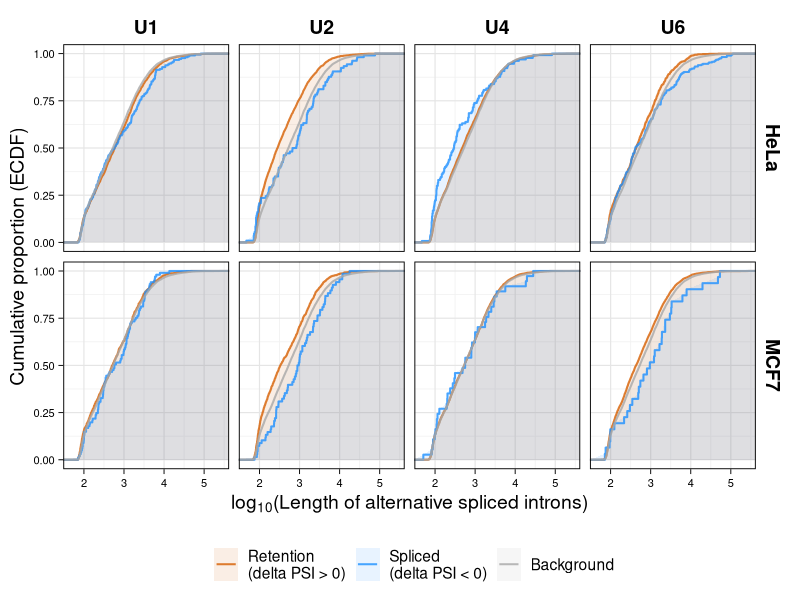
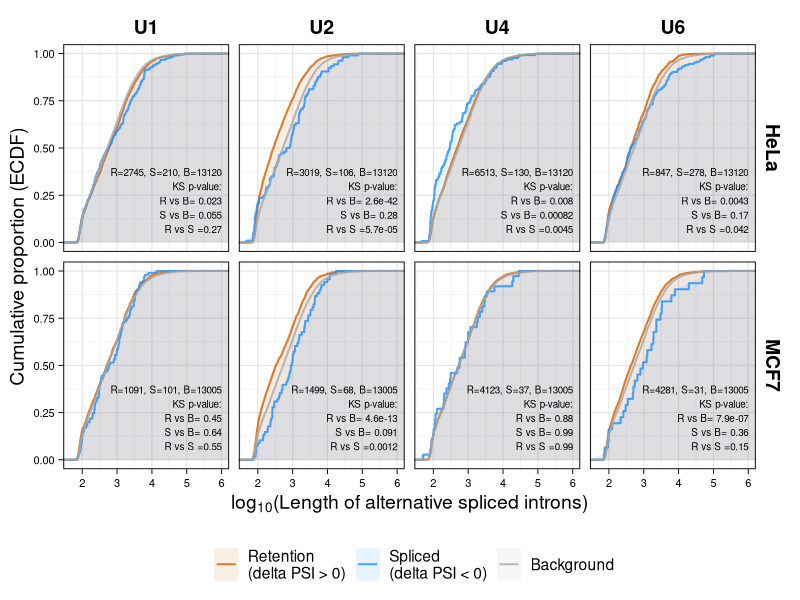
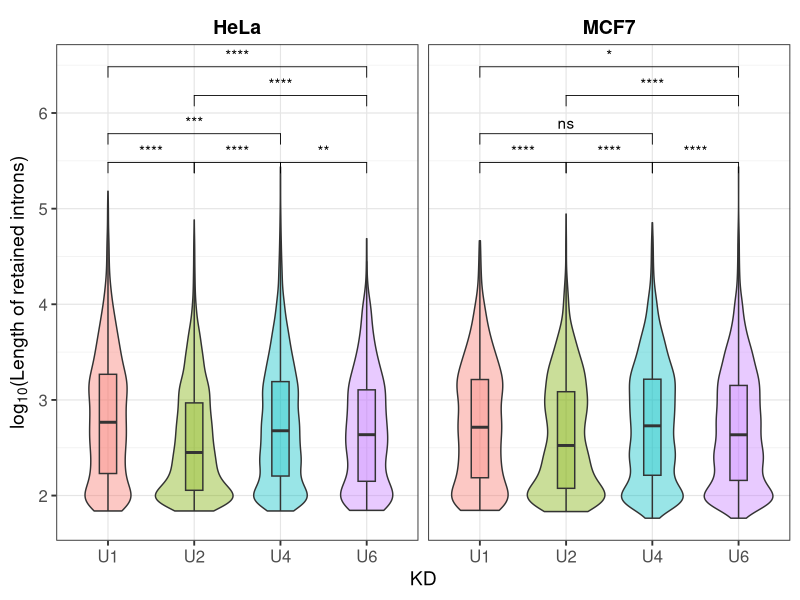
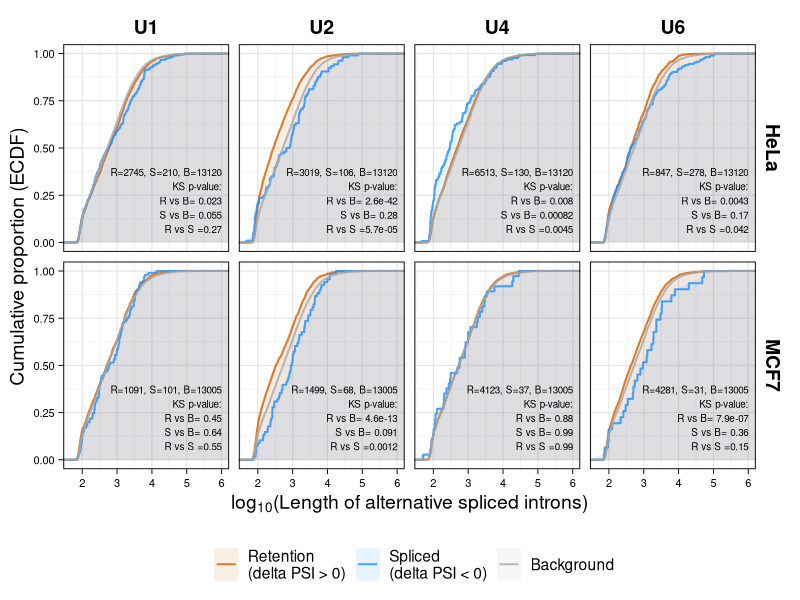
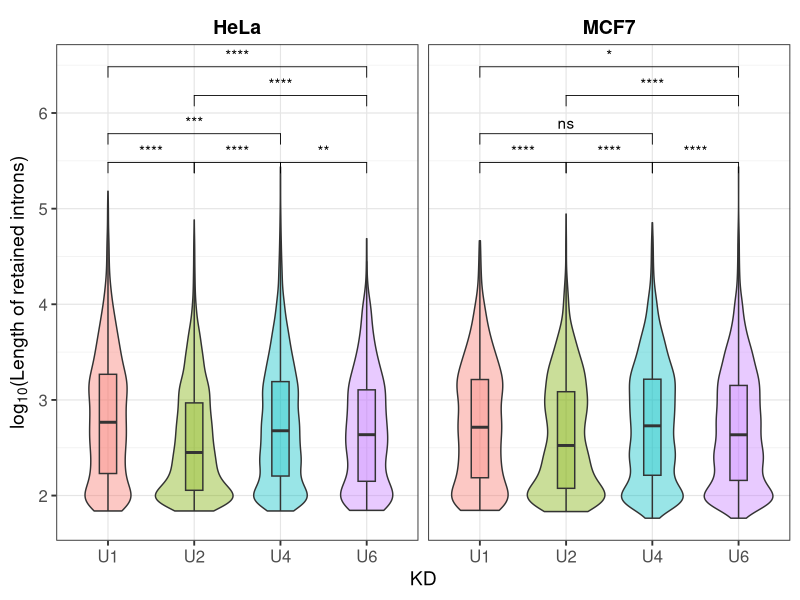

Write the R code that produced these figures, in order.
library(readxl)
library(dplyr)
library(tidyr)
library(stringr)
library(ggplot2)
library(ggpubr)

#### reference: Dvinge, Heidi et al. ####  
#### “RNA components of the spliceosome regulate tissue- and cancer-specific alternative splicing.” 
#### Genome research vol. 29,10 (2019): 1591-1604. doi:10.1101/gr.246678.118
### excel: Supplemental_Table_S1.xlsx
# Delta PSI values compared to scrambled control oligo for snRNA knockdown within each cell line.
# "-": Splicing events that were either not detected or not statistically significant.
#### they aligned RNA-seq with hg19 ####
#### import excel ####
alternative_events <- read_excel("Supplemental_Table_S1.xlsx",skip = 3) 

muf7_alt <- alternative_events %>%
  dplyr::select(splicing_category, gene_ID, gene_HGNC, event_location,
                starts_with("MCF7")) %>%
  distinct()

hela_alt <- alternative_events %>%
  dplyr::select(splicing_category, gene_ID, gene_HGNC, event_location,
                starts_with("HeLa")) %>%
  distinct()
#### focus on Retained intron
muf7_RI <- muf7_alt %>%
  filter(splicing_category=="Retained intron") %>% 
  distinct() %>%
  separate(col = "event_location",
           into = c("chr","start","end","strand"),
           sep = ":",remove = FALSE
  ) %>%
  mutate(start = as.numeric(start),
         end = as.numeric(end),
         intron_length = end-start+1,
         intron_group = case_when(
           intron_length <= 100 ~ "<=100",
           intron_length > 100 ~ ">100"),
         cell_type = "MCF7"
  )

muf7_df_long <- muf7_RI %>%
  pivot_longer(
    cols = c(MCF7.U1, MCF7.U2, MCF7.U4, MCF7.U6),
    names_to = "KD",
    values_to = "delta_PSI"
  ) %>%
  mutate(
    KD = str_remove(KD, "^MCF7\\."),
    delta_PSI = na_if(delta_PSI, "-"),
    delta_PSI = as.numeric(delta_PSI),  
    intron_group = factor(intron_group,
                          levels = c("<=100",">100"))
  )

hela_RI <- hela_alt %>%
  filter(splicing_category=="Retained intron") %>% 
  distinct() %>%
  separate(col = "event_location",
           into = c("chr","start","end","strand"),
           sep = ":",remove = FALSE
  ) %>%
  mutate(start = as.numeric(start),
         end = as.numeric(end),
         intron_length = end-start+1,
         intron_group = case_when(
           intron_length <= 100 ~ "<=100",
           intron_length > 100 ~ ">100"),
         cell_type = "HeLa"
  )

hela_df_long <- hela_RI %>%
  pivot_longer(
    cols = c(HeLa.U1, HeLa.U2, HeLa.U4, HeLa.U6),
    names_to = "KD",
    values_to = "delta_PSI"
  ) %>%
  mutate(
    KD = str_remove(KD, "^HeLa\\."),
    delta_PSI = na_if(delta_PSI, "-"),
    delta_PSI = as.numeric(delta_PSI),  
    intron_group = factor(intron_group,
                          levels = c("<=100",">100"))
  )
all_df <- bind_rows(hela_df_long,
                    muf7_df_long)
#### ECDF plot vs intron size ####
df_marked <- all_df %>%
  group_by(KD,cell_type) %>%
  mutate(
    retention = delta_PSI > 0,
    spliced = delta_PSI < 0
  ) %>%
  ungroup()
df_bg <- df_marked %>%
  mutate(group = "Background")
df_retention<- df_marked %>%
  filter(retention) %>%
  mutate(group = "Retention\n(delta PSI > 0)") 
df_spliced <- df_marked %>%
  filter(spliced) %>%
  mutate(group = "Spliced\n(delta PSI < 0)")

df_ecdf <- bind_rows(df_bg, 
                     df_retention,
                     df_spliced) %>%
  mutate(group = factor(group,
                        levels = c("Retention\n(delta PSI > 0)",
                                   "Spliced\n(delta PSI < 0)" ,
                                   "Background"
                        )))

ecdf_plot_len_splicing <- df_ecdf %>%
  filter(intron_length >= 30) %>%
  ggplot(aes(x = log10(intron_length), color = group)) +
  stat_ecdf(
    aes(fill = group),
    geom = "area",
    alpha = 0.1,
    linewidth = 0
  ) +
  stat_ecdf(
    linewidth = 0.7,
    alpha = 0.8
  ) +
  facet_grid(cell_type ~ KD) +
  theme_linedraw(base_size = 14) +
  labs(
    x = expression(log[10]*"(Length of alternative spliced introns)"),
    y = "Cumulative proportion (ECDF)",
    color = "",
    fill = ""
  ) +
  
  ## Publication-ready colors (Nature-friendly)
  scale_color_manual(
    values = c(
      "Retention\n(delta PSI > 0)" = "#D55E00",
      "Spliced\n(delta PSI < 0)"   = "#1E90FF",
      "Background" = "grey66"
    )
  ) +
  scale_fill_manual(
    values = c(
      "Retention\n(delta PSI > 0)" = "#D55E00",
      "Spliced\n(delta PSI < 0)"   = "#1E90FF",
      "Background" = "grey66"
    )
  ) +
  
  theme(
    legend.position = "bottom",
    #legend.text = element_text(size = 10),
    panel.grid.major = element_line(color = "grey90", linewidth = 0.4),
    panel.grid.minor = element_line(color = "grey95", linewidth = 0.3),
    strip.background = element_blank(),
    strip.text = element_text(size = 14, color = "black", face = "bold"),
    axis.text.x = element_text(size = 8),
    axis.text.y = element_text(size = 8)
  )

ecdf_plot_len_splicing



### ks ###
library(purrr)
library(broom)

ks_results <- df_ecdf %>%
  filter(intron_length >= 30) %>%
  group_by(cell_type, KD) %>%  
  summarise(
    # sample size
    n_ret = sum(group == "Retention\n(delta PSI > 0)"),
    n_spl = sum(group == "Spliced\n(delta PSI < 0)"),
    n_bg  = sum(group == "Background"),
    
    # KS tests
    ks_ret_bg = list(ks.test(
      intron_length[group == "Retention\n(delta PSI > 0)"],
      intron_length[group == "Background"]
    )),
    ks_spl_bg = list(ks.test(
      intron_length[group == "Spliced\n(delta PSI < 0)"],
      intron_length[group == "Background"]
    )),
    ks_res_spl = list(ks.test(
      intron_length[group == "Retention\n(delta PSI > 0)"],
      intron_length[group == "Spliced\n(delta PSI < 0)"]
    )),
    .groups = "drop"
  ) %>%
  mutate(
    # p-values
    p_ret_bg = map_dbl(ks_ret_bg, ~ .x$p.value),
    p_spl_bg = map_dbl(ks_spl_bg, ~ .x$p.value),
    p_ret_spl = map_dbl(ks_res_spl, ~ .x$p.value),
    
    # KS D statistics
    D_ret_bg = map_dbl(ks_ret_bg, ~ .x$statistic),
    D_spl_bg = map_dbl(ks_spl_bg, ~ .x$statistic),
    D_ret_spl = map_dbl(ks_res_spl, ~ .x$statistic)
  ) %>%
  select(-ks_ret_bg, -ks_spl_bg, -ks_res_spl)

df_pvals <- ks_results %>%
  mutate(label = paste0(
    "R=", n_ret, ", S=", n_spl, 
    ", B=", n_bg, 
    "\n",
    # "KS D:\n",
    # "Retention vs Background = ", signif(D_ret_bg, 2), "\n",
    # "Spliced vs Background = ", signif(D_spl_bg, 2), "\n",
    # "Retnetion vs Spliced =", signif(D_ret_spl,2),
    "KS p-value:\n",
    "R vs B= ", signif(p_ret_bg, 2), "\n",
    "S vs B= ", signif(p_spl_bg, 2), "\n",
    "R vs S =", signif(p_ret_spl,2)
  ))

ecdf_plot_len_splicing_stat <- ecdf_plot_len_splicing +
  geom_text(
    data = df_pvals,
    aes(
      x = 6 , y = 0.05,   
      label = label
    ),
    color = "black",
    size = 2.5,
    inherit.aes = FALSE,
    hjust=1,
    vjust=0
  )

ecdf_plot_len_splicing_stat

ggsave(filename = "ecdf_plot_len_splicing_stat.pdf",
       ecdf_plot_len_splicing_stat,width = 9.3,height = 4.5)
#### intron retention (delta_PSI > 0) X-KD, Y-log10(intron len) ####
my_comp <- list(
  c("U1", "U2"),
  c("U2", "U4"),
  c("U4", "U6"),
  c("U1", "U4"),
  c("U2", "U6"),
  c("U1", "U6")
)

#### plot fig5E ####
RI_boxplot <- all_df %>%
  filter(delta_PSI > 0 &
           intron_length > 30) %>%
  ggplot(aes(x = KD, y = log10(intron_length), fill = KD)) +
  geom_violin(alpha = 0.4) +
  geom_boxplot(width = 0.2, outlier.shape = NA,alpha=0.3) +
  facet_grid(~cell_type) +
  stat_compare_means(
    comparisons = my_comp,
    method = "wilcox.test",
    label = "p.signif",
    label.y = c(5.3, 5.3, 5.3, 
                5.6, 6.0, 6.3)  
  ) +
  theme_bw(base_size = 14) +
  labs(x = "KD", 
       y = expression(log[10]*"(Length of retained introns)"))+
  theme(legend.position = "none",
        #strip.background = element_rect(fill = "grey90"),
        #strip.text = element_text(size = 14, face = "bold"),
        panel.grid.major = element_line(color = "grey90", linewidth = 0.4),
        panel.grid.minor = element_line(color = "grey95", linewidth = 0.3),
        strip.background = element_blank(),
        strip.text = element_text(size = 14, color = "black", face = "bold"),
        axis.text.x = element_text(size = 12),
        axis.text.y = element_text(size = 12)
  )

RI_boxplot

ggsave(filename = "RI_boxplot.pdf",
       RI_boxplot,width = 4.3,height = 4.2)
